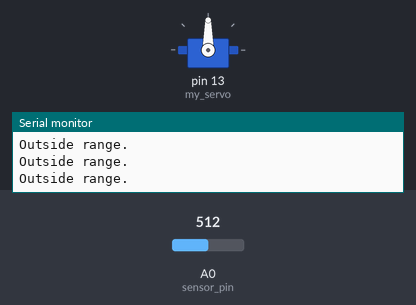
Simulated run of this sketch. Board: Arduino Uno, built with avr-gcc and run on an emulated ATmega328P. On the bench: servo, the last lines printed to the serial monitor. The inputs (shaded band) are chosen by the test bench; at power-on: A0 (sensor_pin) = 512.

Above: at 1.2 s.
1.3 s: A0 (sensor_pin) set to 954
4.3 s: A0 (sensor_pin) set to 970
At 5.7 s:
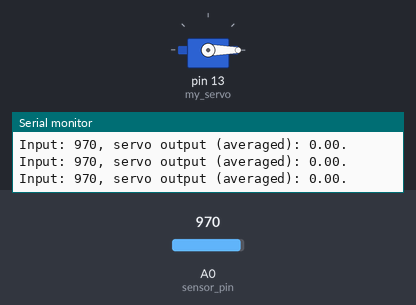
6.6 s: A0 (sensor_pin) set to 1023
At 7.2 s:
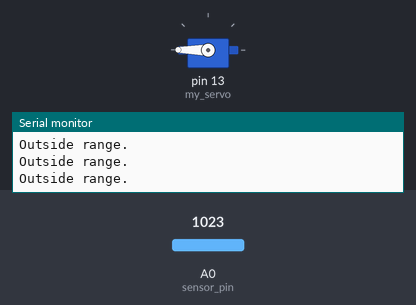
8.2 s: A0 (sensor_pin) set to 900
At 9.3 s:
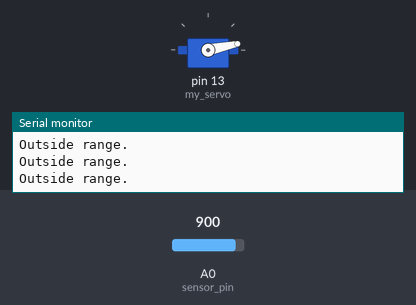
9.9 s: A0 (sensor_pin) set to 1023
At 10.42 s:
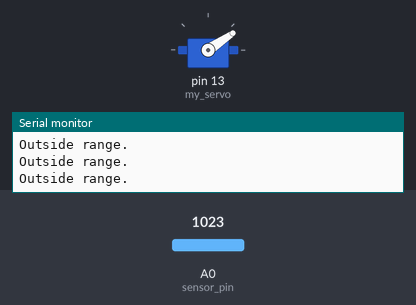
11.9 s: A0 (sensor_pin) set to 998
Timing chart, 0 to 14.4 s (numbered marks = the images above; inputs shaded):
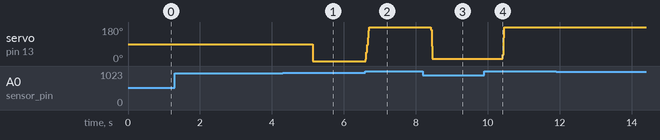

Measured:
- the behaviour switches between 969 and 970 on A0 (sensor_pin) (found by bisection; images 0 and 1)
- after the input at 4.3 s, servo on pin 13 (my_servo): 90° → 0° after 0.83 s
- after the input at 6.6 s, servo on pin 13 (my_servo): 0° → 180° at once
- after the input at 8.2 s, servo on pin 13 (my_servo): 180° → 12° after 0.22 s
- after the input at 9.9 s, servo on pin 13 (my_servo): 12° → 180° after 0.52 s

The sketch:

stretch_sensor.ino
```cpp
#include "RunningAverage.h" /* http://playground.arduino.cc/Main/RunningAverage */
#include <Servo.h>

int sensor_pin = A0;
int size_running = 50;

int sensor_value = 0;
int servo_value = 0;
float average = 0.0;
int counter = 0;

Servo my_servo;
RunningAverage running(size_running);

void setup() {
  my_servo.attach(13);
  Serial.begin(9600);
  running.fillValue(0.0, size_running);
}

void loop() {
  sensor_value = analogRead(sensor_pin);

  servo_value = map(sensor_value, 970, 990, 0, 179);
  running.addValue(servo_value);
  average = running.getAverage();

  if ((average >= 0) && (average <= 255)) {
    my_servo.write(average);

    if(counter > 20) {
      Serial.print("Input: ");
      Serial.print(sensor_value);
      Serial.print(", servo output (averaged): ");
      Serial.print(average);
      Serial.print(".");
      Serial.println();
      counter = 0;
    }
  }
  else {
    Serial.println("Outside range.");
  }

  counter++;
  delay(5);
}
```
